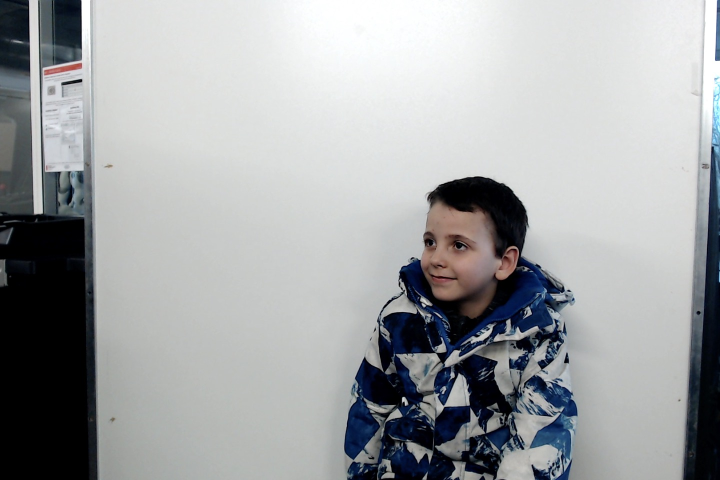
#> input picture data/abbassi/Photo on 03.03.23 at 17.58 #2.jpg, 1440 x 960 px, given as the content of the folder ../data/../data/abbassi/Photo on 03.03.23 at 17.58 #2.jpg, which was not available (shown at 1/2 size)
$ python images.py '../data/abbassi/Photo on 03.03.23 at 17.58 #2.jpg'
#> lines starting #> are read from the running program, lines starting #| are printed output that depends on the picture
import os, sys

from PIL import Image


def crop_image(imagePath):
    image = Image.open(imagePath)
#> image is the input picture: PIL image 1440x960 RGB; mean R, G, B 162, 164.3, 165.8
    width, height = image.size
#> width = 1440; height = 960
    image = crop_center(image, min(width,height), min(width,height))
    image = image.resize((512,512))
    image.save(imagePath)


def crop_center(pil_img, crop_width, crop_height):
#> called with crop_width = 960, crop_height = 960
    img_width, img_height = pil_img.size
#> img_width = 1440; img_height = 960
    return pil_img.crop(((img_width - crop_width) // 2,
                         (img_height - crop_height) // 2,
                         (img_width + crop_width) // 2,
                         (img_height + crop_height) // 2))
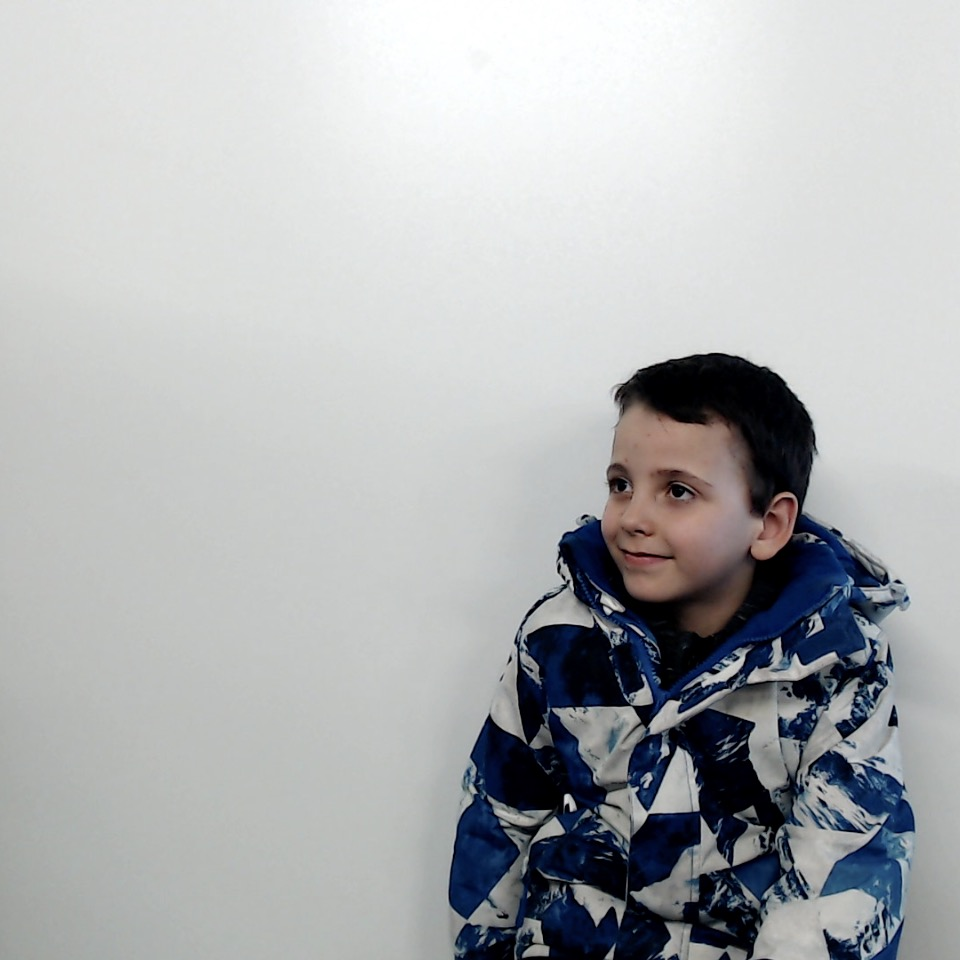
#> returned value: PIL image 960x960 RGB; mean R, G, B 176.8, 178.9, 180.4


subjectName = sys.argv[1]

if(subjectName is None):
    print ('Subject is not defined')
    exit(1)

folder_dir = '../data/' + subjectName
for image in os.listdir(folder_dir):

    # check if the image ends with png
    if (image.endswith(".jpeg") or image.endswith(".jpg")):
        crop_image(folder_dir + '/' + image)

$ run again, on data/agathe/Photo on 03.03.23 at 17.32 #3.jpg
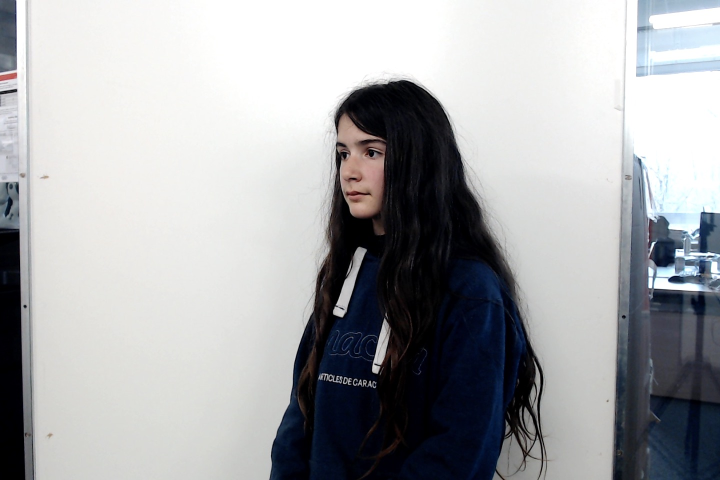
#> input picture data/agathe/Photo on 03.03.23 at 17.32 #3.jpg, 1440 x 960 px, given as the content of the folder ../data/../data/agathe/Photo on 03.03.23 at 17.32 #3.jpg, which was not available (shown at 1/2 size)
#> in crop_image, image is the input picture: PIL image 1440x960 RGB; mean R, G, B 166, 167.3, 169.6
#> in crop_center, `return pil_img.crop(((img_width - crop_width) // 2, (img_height - crop..`:
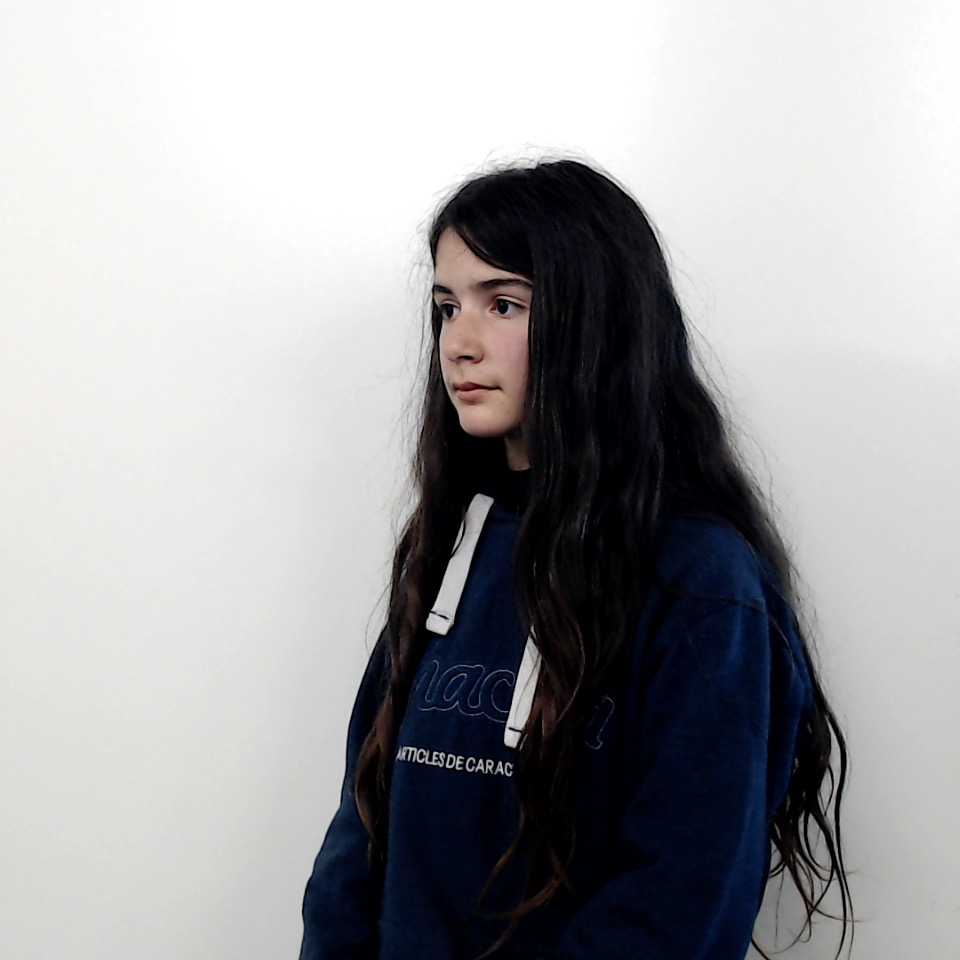
#> returned value: PIL image 960x960 RGB; mean R, G, B 162.3, 162.6, 164.3
#> image: PIL image 512x512 RGB

$ run again, on data/agathe/Photo on 03.03.23 at 17.32 #4.jpg
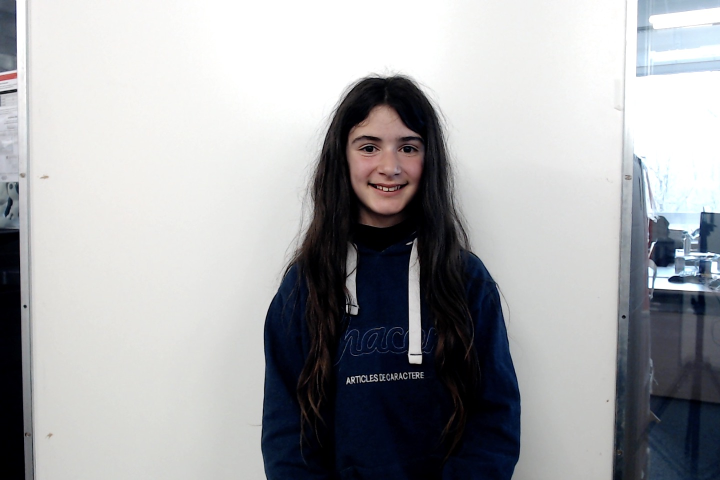
#> input picture data/agathe/Photo on 03.03.23 at 17.32 #4.jpg, 1440 x 960 px, given as the content of the folder ../data/../data/agathe/Photo on 03.03.23 at 17.32 #4.jpg, which was not available (shown at 1/2 size)
#> in crop_image, image is the input picture: PIL image 1440x960 RGB; mean R, G, B 165.3, 166.3, 168.8
#> in crop_center, `return pil_img.crop(((img_width - crop_width) // 2, (img_height - crop..`:
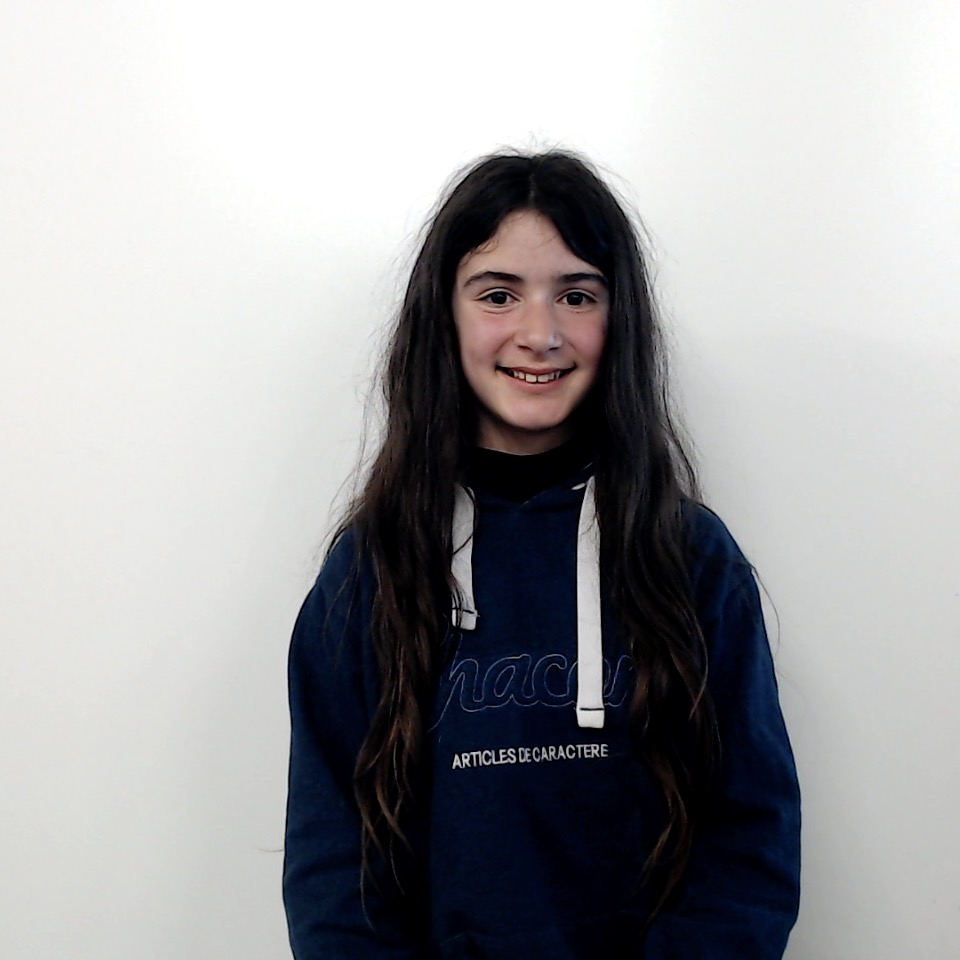
#> returned value: PIL image 960x960 RGB; mean R, G, B 161.1, 161.1, 163
#> image: PIL image 512x512 RGB
